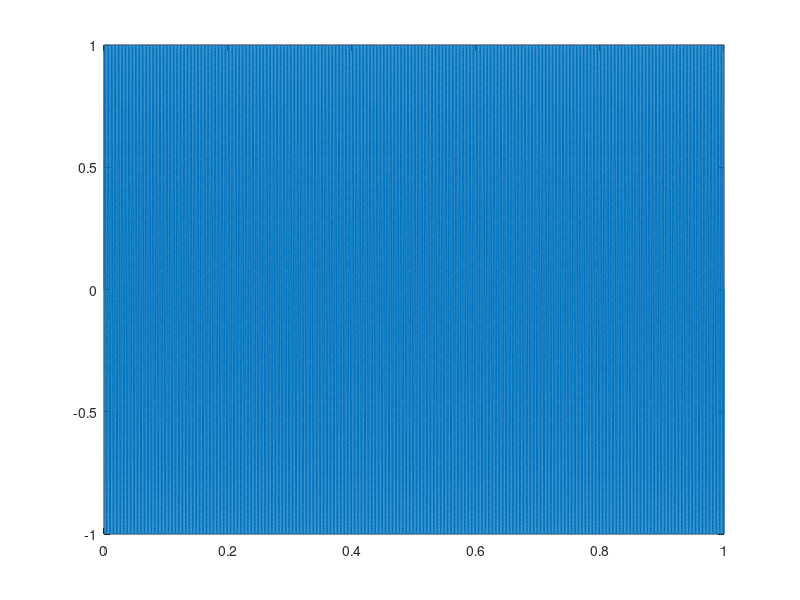

Recreate this plot in MATLAB.
fs = 48000;
f = 440;
t = 0:1/fs:1;
sig = sin(2*pi*f*t);
plot(t,sig)
%sound(sig,fs)
samp2 = round( sig*(2^10 / 2));
samp2 = samp2(1:109);
file = fopen(['Sinus','.txt'], 'w');
nzeile = 50; % Werte pro Zeile
outp_i = 0;

fprintf(file, 'short MySound[%i] = {\n', length(samp2));
%for i = 0:(length(samp2)/nzeile)
    
    fprintf(file, '%i,', samp2);
    fprintf(file, '\n');

%end;

fprintf(file, '};\n');
%soundsc(double(samp2),fs)
length(samp2)

